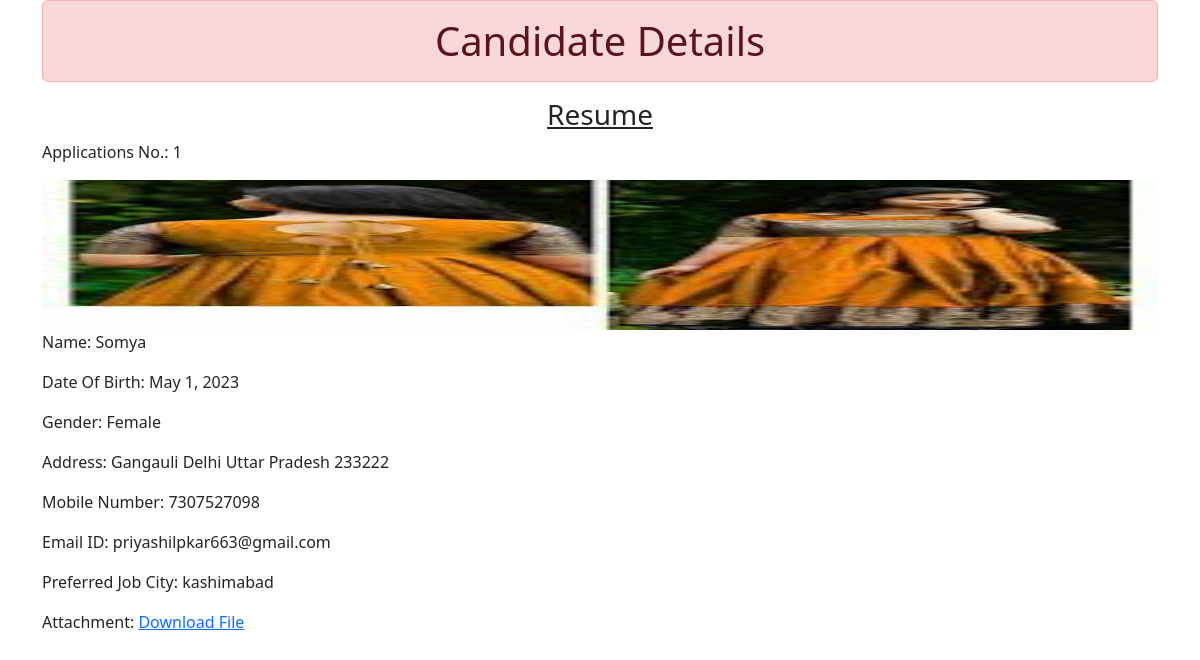
The page /1 on the database its author committed.
### resume/models.py (models this page shows)
class ResumeModel(models.Model):
    STATE_CHOICE = (
    ("Andaman and Nicobar Islands", "Andaman and Nicobar Islands"),
    ("Andhra Pradesh", "Andhra Pradesh"),
    ("Arunachal Pradesh", "Arunachal Pradesh"),
    ("Assam", "Assam"),
    ("Bihar", "Bihar"),
    ("Chhattisgarh", "Chhattisgarh"),
    ("Chandigarh", "Chandigarh"),
    ("Dadra and Nagar Haveli", "Dadra and Nagar Haveli"),
    ("Daman & Diu", "Daman & Diu"),
    ("Goa", "Goa"),
    ("Gujarat", "Gujarat"),
    ("Haryana", "Haryana"),
    ("Himanchal Pradesh", "Himanchal Pradesh"),
    ("Jammu & Kashmir", "Jammu & Kashmir"),
    ("Jharkhand", "Jharkhand"),
    ("Karnataka", "Karnataka"),
    ("Kerala", "Kerala"),
    ("Ladakh", "Ladakh"),
    ("Lakshadweep", "Lakshadweep"),
    ("Madhya Pradesh", "Madhya Pradesh"),
    ("Maharashtra", "Maharashtra"),
    ("Manipur", "Manipur"),
    ("Meghalaya", "Meghalaya"),
    ("Mizoram", "Mizoram"),
    ("Nagaland", "Nagaland"),
    ("Odisha", "Odisha"),
    ("Puducherry", "Puducherry"),
    ("Punjab", "Punjab"),
    ("Rajasthan", "Rajasthan"),
    ("Sikkim", "Sikkim"),
    ("Tamil Nadu", "Tamil Nadu"),
    ("Telangana", "Telangana"),
    ("Tripura", "Tripura"),
    ("Uttarakhand", "Uttarakhand"),
    ("Uttar Pradesh", "Uttar Pradesh"),
    ("West Bengal", "West Bengal")
)
    name = models.CharField(max_length=20)
    dob = models.DateField(auto_now_add=False,auto_now=False)
    gender = models.CharField(max_length=50)
    locality = models.CharField(max_length=100)
    city = models.CharField(max_length=100)
    pin = models.PositiveIntegerField()
    state = models.CharField(choices=STATE_CHOICE, max_length=100)
    mobile_number = models.PositiveIntegerField()
    email = models.EmailField()
    job_city = models.CharField(max_length=100)
    profilephoto = models.ImageField(upload_to = 'profileimg',blank = True)
    my_file = models.FileField(upload_to='doc', blank= True)

### resume/views.py (the view)
# urls.py: path("<int:pk>",views.CandidateView.as_view(),name= "candidate")
class CandidateView(View):
    def get(self, request,pk):
        candidate = ResumeModel.objects.get(pk = pk)
        return render (request, "candidate.html", {"candidate" : candidate})

### resume/templates/candidate.html (shortened to what this page needs)
<!DOCTYPE html>
<html lang="en">
<head>
    <link href="https://cdn.jsdelivr.net/npm/bootstrap@5.3.0/dist/css/bootstrap.min.css" rel="stylesheet">
</head>
<body>
    <div class="container">
        <h1 class="text-center alert alert-danger">Candidate Details</h1>
        <div class="row">
            <h3 class="text-center"><u>Resume</u></h3>
            <p>Applications No.: {{candidate.id}}</p>
            <img src="{{ candidate.profilephoto.url }}"{{candidate}}  alt="priya" height="150" width="150">
            <P>Name: {{candidate.name}}</P>
            <p>Date Of Birth: {{candidate.dob}}</p>
            <p>Gender: {{candidate.gender}}</p>
            <p>Address: {{candidate.locality}}  {{candidate.city}}  {{candidate.state}} {{candidate.pin}} </p>
            <p>Mobile Number: {{candidate.mobile_number}}</p>
            <p>Email ID: {{candidate.email}}</p>
            <p>Preferred Job City: {{candidate.job_city}} </p>
            <p>Attachment: <a href="{{candidate.my_file.url}}">Download File</a></p>
        </div>
    </div>
</body>
</html>

### rows shown on the page
ResumeModel: id "1", profilephoto (picture), name "Somya", dob "May 1, 2023", gender "Female", locality "Gangauli", city "Delhi", state "Uttar Pradesh", pin "233222", mobile_number "7307527098", email "priyashilpkar663@gmail.com", job_city "kashimabad"
